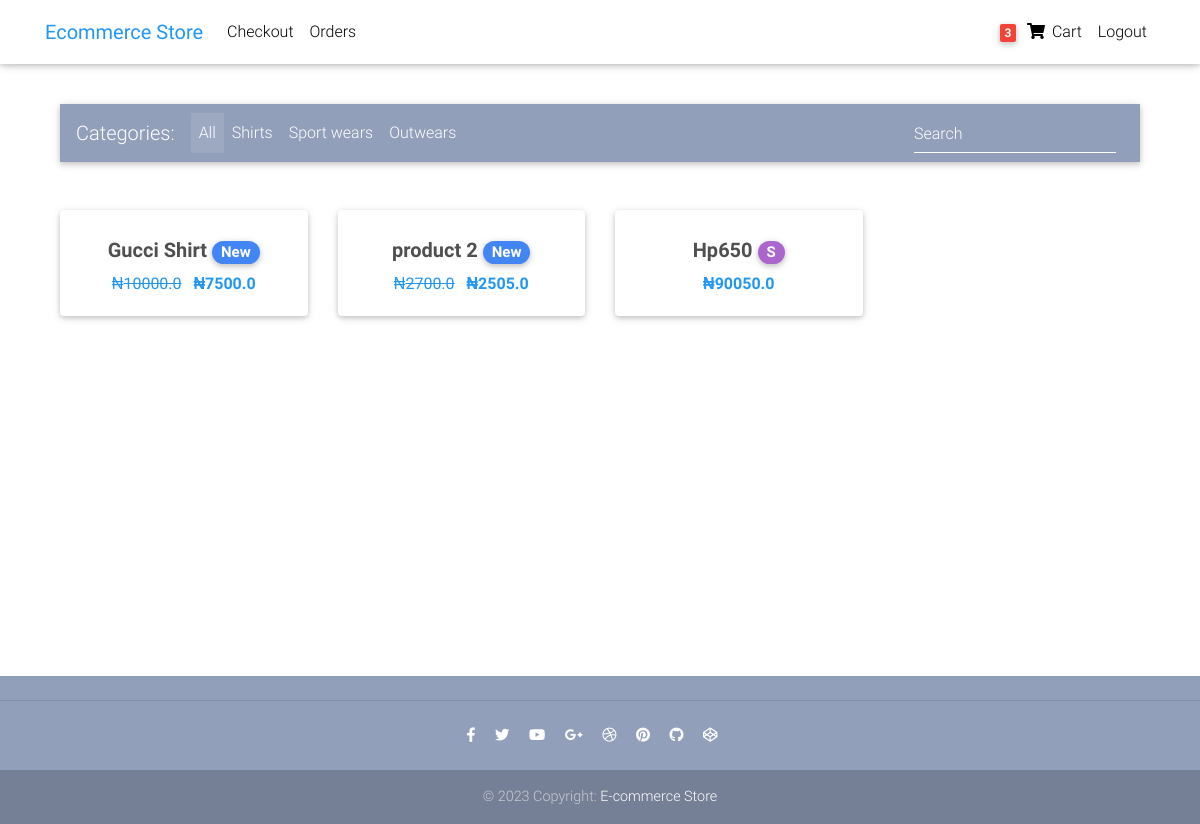
The app's page / (signed in) with its own data.
### users/models.py (models this page shows, shortened)
class UserModel(AbstractUser):
    username = models.CharField(null=False, blank=True, max_length=100)
    first_name = models.CharField(max_length=100)
    other_names = models.CharField(max_length=100, blank=True, null=True)
    email = models.EmailField(unique=True)
    USERNAME_FIELD = 'email'
    REQUIRED_FIELDS = [
        'first_name'
    ]
    objects = CustomUserManager()

### core/models.py (models this page shows, shortened)
class Order(models.Model):
    user = models.ForeignKey(USER, on_delete=models.CASCADE)
    items = models.ManyToManyField(OrderItem)
    start_date = models.DateTimeField(auto_now_add= True)
    ordered_date = models.DateTimeField()
    ordered = models.BooleanField(default=False)
    billing_address = models.ForeignKey("BillingAddress",on_delete = models.SET_NULL, null = True, blank = True)
    payment = models.ForeignKey("Payment",on_delete = models.SET_NULL, null = True, blank = True)
    total = models.FloatField(null = True, blank = True)

class OrderItem(models.Model):
    item = models.ForeignKey(Item, on_delete=models.CASCADE)
    quantity = models.PositiveIntegerField(default = 1)
    user = models.ForeignKey(USER, on_delete = models.CASCADE)
    ordered = models.BooleanField(default=False)

class Item(models.Model):
    title = models.CharField(max_length=100)
    price = models.FloatField()
    discount_price = models.FloatField(null = True, blank = True)
    category = models.ForeignKey(Category, on_delete = models.CASCADE)
    label = models.CharField(choices = LABEL_CHOICES, max_length=10)
    description = models.TextField()
    slug = models.SlugField()
    def get_absolute_url(self):
        return reverse("product", kwargs={"slug":self.slug})

### core/views.py (the view)
# urls.py: path("", HomeView.as_view(), name="home"),
class HomeView(ListView):
    model = Item
    template_name = "core/home-page.html"
    context_object_name = "products"
    paginate_by = 4

### core/templatetags/cart_tags.py (called while the page is built)
@register.filter
def cart_item_count(user):
    if user.is_authenticated:
        qs = Order.objects.filter(user=user, ordered = False )
        if qs.exists():
            order = qs.first()
            ordered_items = order.items.all()
            total = sum([item.quantity for item in ordered_items])
            return total
        return 0
    else:
        return 0

### templates/core/home-page.html (shortened to what this page needs)
{% extends 'base.html' %}
{% load static %}
{% block content %}
  <main>
    <div class="container">
      <nav class="navbar navbar-expand-lg navbar-dark mdb-color lighten-3 mb-5">
        <span class="navbar-brand">Categories:</span>
        <div class="collapse navbar-collapse" id="basicExampleNav">
          <ul class="navbar-nav mr-auto">
            <li class="nav-item active">
              <a class="nav-link" href="#">All
              </a>
            </li>
            <li class="nav-item">
              <a class="nav-link" href="#">Shirts</a>
            </li>
            <li class="nav-item">
              <a class="nav-link" href="#">Sport wears</a>
            </li>
            <li class="nav-item">
              <a class="nav-link" href="#">Outwears</a>
            </li>
          </ul>
          <form class="form-inline">
            <div class="md-form my-0">
              <input class="form-control mr-sm-2" type="text" placeholder="Search" aria-label="Search">
            </div>
          </form>
        </div>
      </nav>
      <section class="text-center mb-4">
        <div class="row wow fadeIn">
{% for product in products %}
          <div class="col-lg-3 col-md-6 mb-4">
            <div class="card">
              <div class="card-body text-center">
                <h5>
                  <strong>
                    <a class="dark-grey-text" href="{{ product.get_absolute_url }}" >{{product.title}}
                      <span class="badge badge-pill {{product.get_label_display}}-color">{{product.label}}</span>
                    </a>
                  </strong>
                </h5>
                <div class=" blue-text">
                  {% if product.discount_price %}
                &#8358;</font><del class="mr-2">{{product.price}}</del>
                  <strong>&#8358;{{product.discount_price}}</strong>
                  {% else %}
                  <strong>&#8358;{{product.price}}</strong>
                  {% endif %}
                </div>
              </div>
            </div>
          </div>
{% endfor%}
        </div>
      </section>
    </div>
  </main>
{% endblock content %}

### templates/partials/nav.html (shortened to what this page needs)
 {% load cart_tags %}
  <nav class="navbar fixed-top navbar-expand-lg navbar-light white scrolling-navbar">
    <div class="container">
      <a class="navbar-brand waves-effect" href="{%url 'home'%}">
        <strong class="blue-text">Ecommerce Store</strong>
      </a>
      <div class="collapse navbar-collapse" id="navbarSupportedContent">
        <ul class="navbar-nav mr-auto">
          <li class="nav-item">
            <a class="nav-link waves-effect" href='/checkout'>Checkout</a>
          </li>
          <li class="nav-item">
            <a class="nav-link waves-effect" href="{% url 'order-summary'%}">Orders</a>
          </li>
        </ul>
        <ul class="navbar-nav nav-flex-icons">
          {%if request.user.is_authenticated %}
          <li class="nav-item">
            <a class="nav-link waves-effect" href="{% url 'order-summary'  %}">
              <span class="badge red z-depth-1 mr-1"> {{request.user|cart_item_count}}</span>
              <i class="fas fa-shopping-cart"></i>
              <span class="clearfix d-none d-sm-inline-block"> Cart </span>
            </a>
          </li>
          <li class="nav-item">
            <a class="nav-link waves-effect" href='{% url "logout" %}' >Logout</a>
          </li>
          {% endif %}
        </ul>
      </div>
    </div>
  </nav>

### templates/base.html (style rules this page uses)
html, body, header, .carousel { height: 60vh; }

### records on screen
UserModel: user|cart_item_count "3"
Item: title "Gucci Shirt", label "New", price "10000.0", discount_price "7500.0"
Item: title "product 2", label "New", price "2700.0", discount_price "2505.0"
Item: title "Hp650", label "S", price "90050.0"
